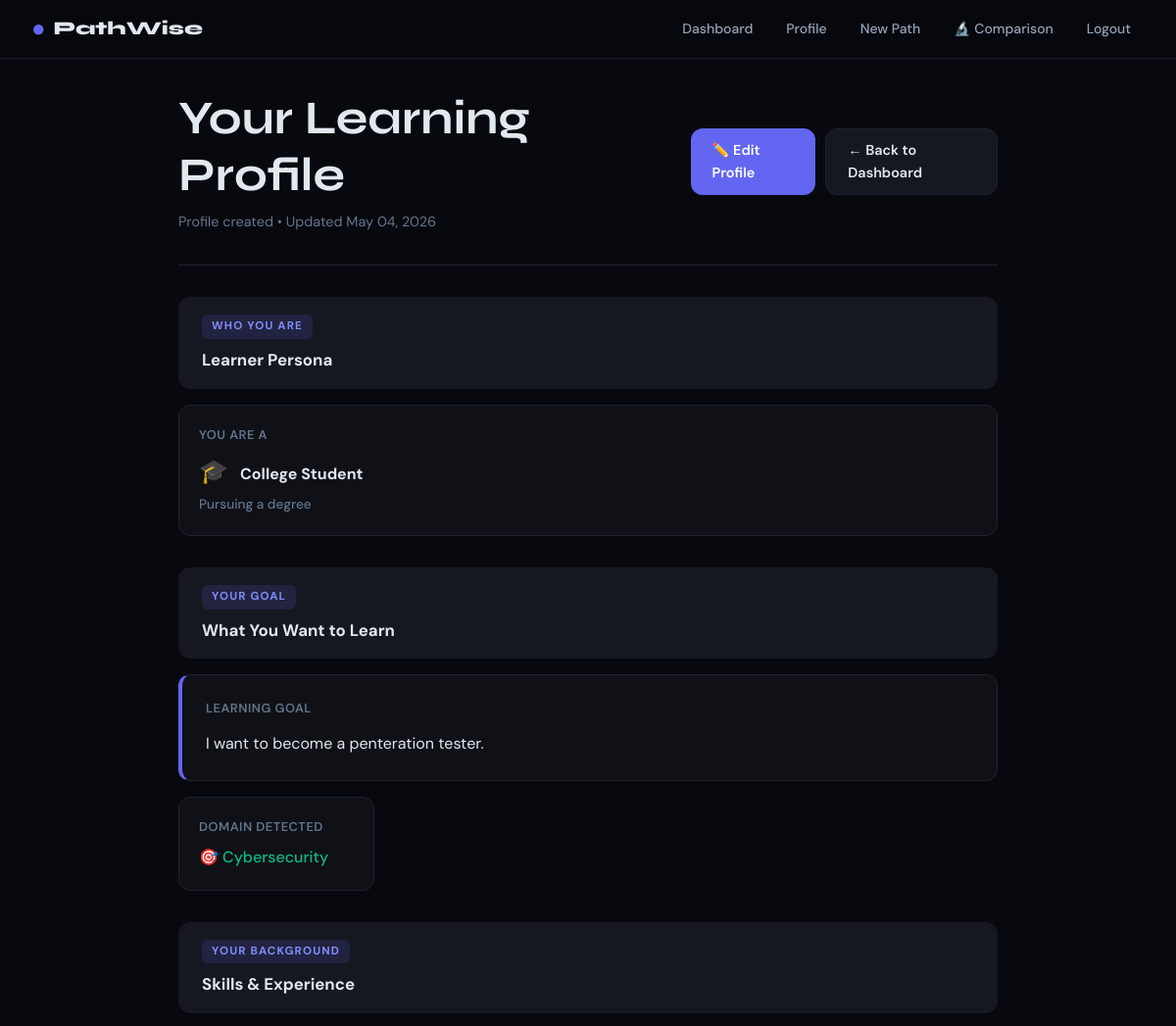
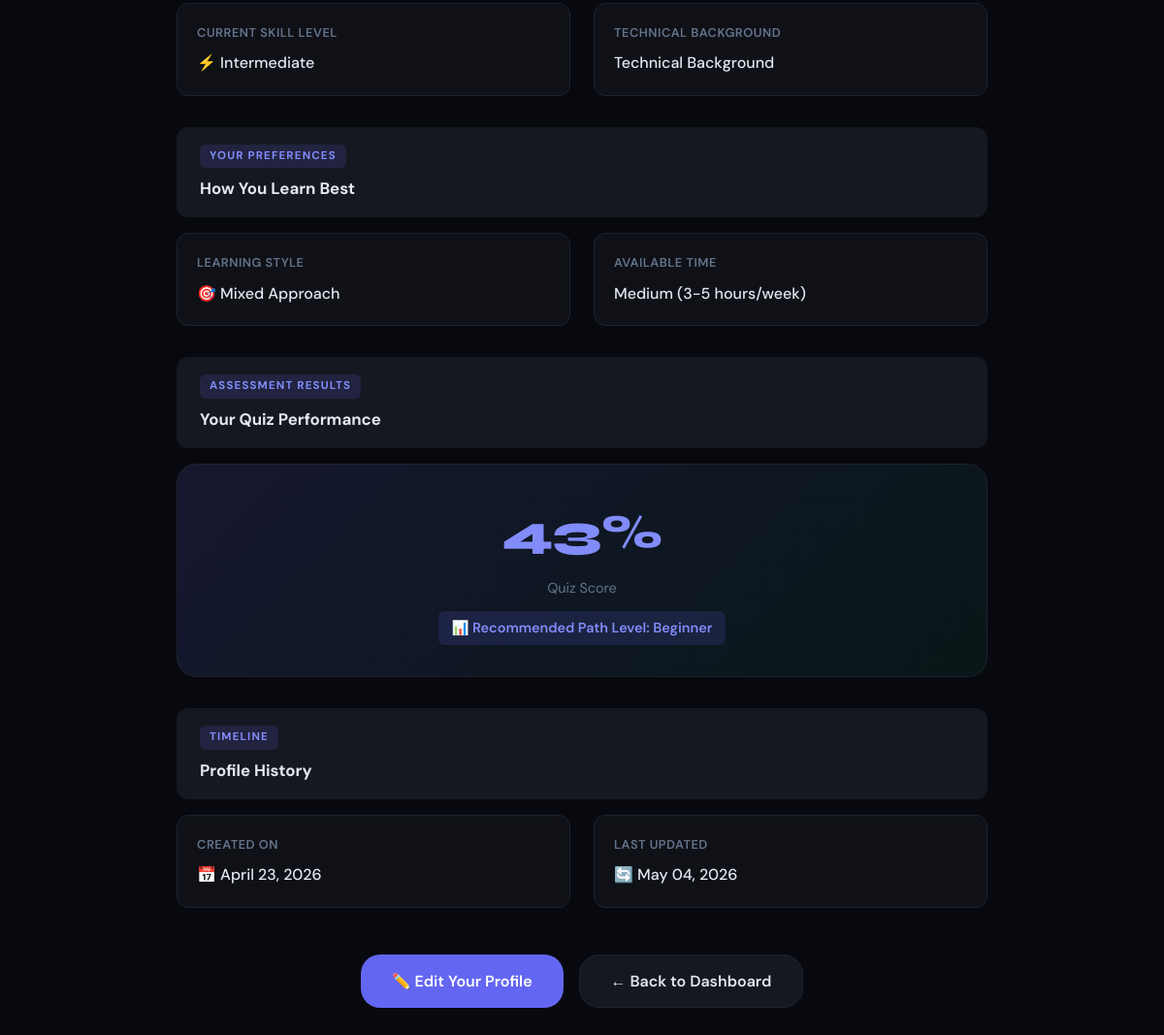
Page /profile/view (signed in) on the earlier database version (2 pictures, top to bottom).
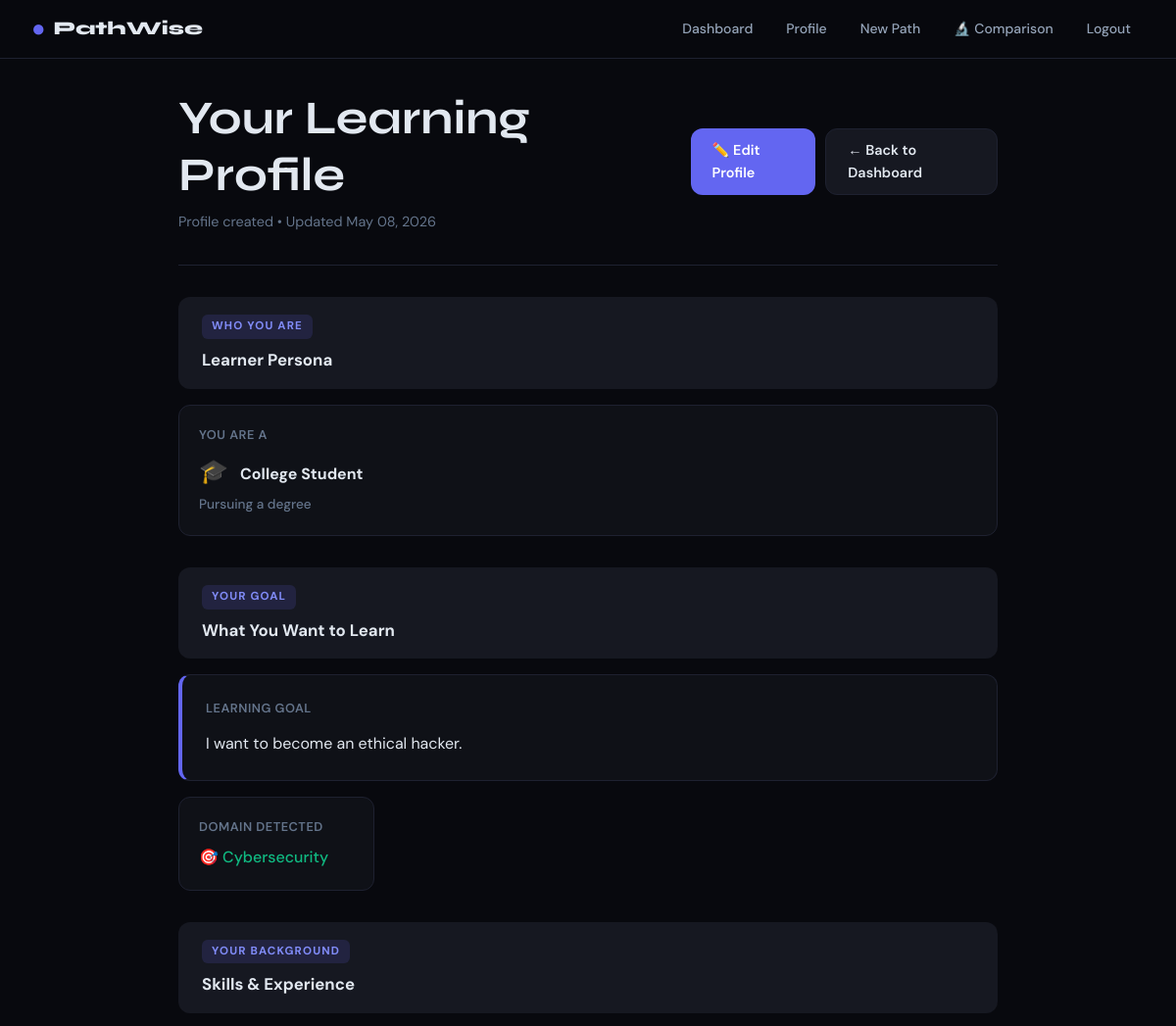
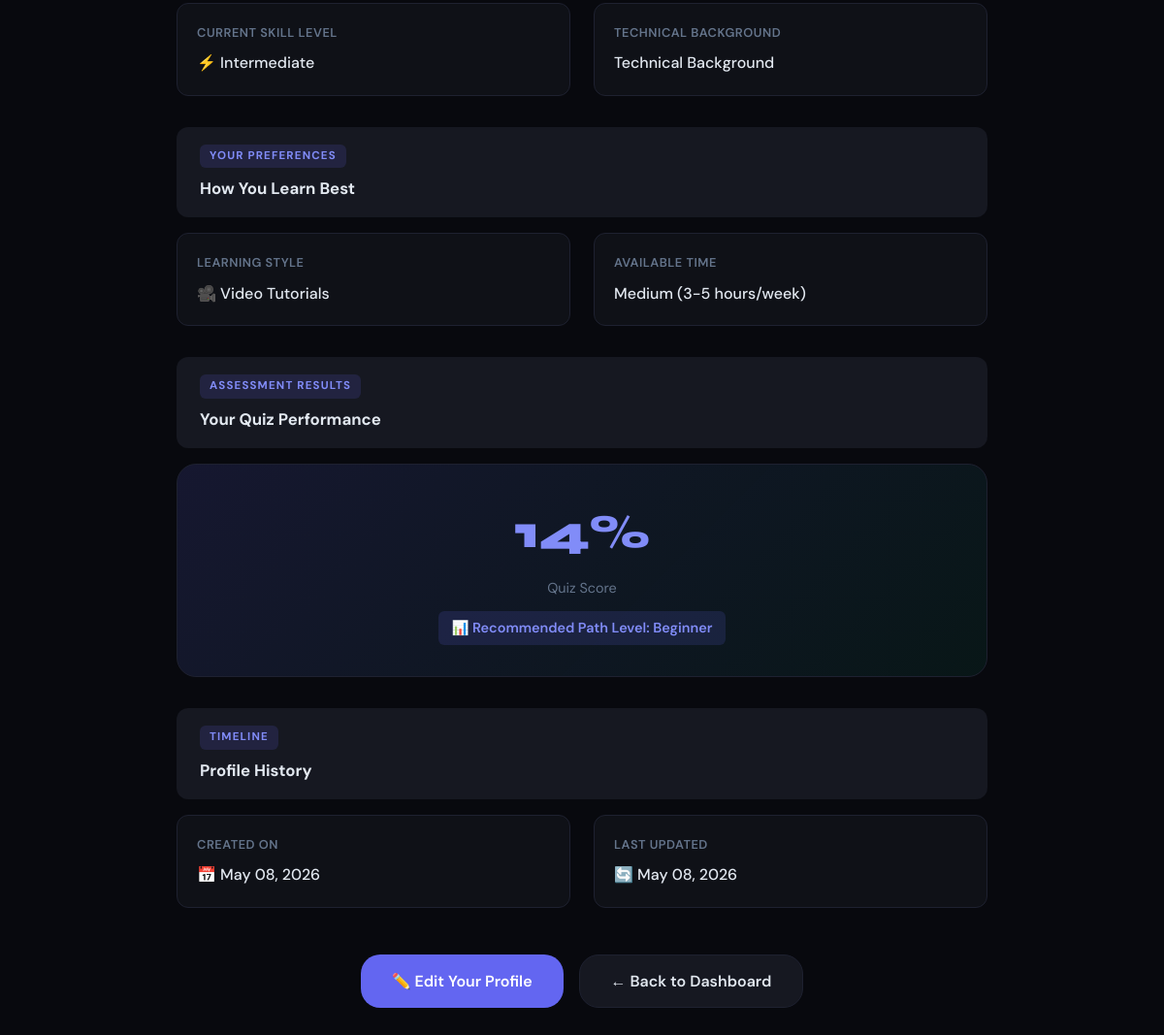
Same page on the later database version (2 pictures, top to bottom).
### models/profile.py (models this page shows, shortened)
class LearnerProfile(db.Model):
    __tablename__ = 'learner_profiles'
    id              = db.Column(db.Integer, primary_key=True)
    user_id         = db.Column(db.Integer, db.ForeignKey('users.id'), nullable=False, unique=True)
    persona         = db.Column(db.String(50),  nullable=False)   # college_student, professional, job_seeker, explorer
    learning_goal   = db.Column(db.Text,         nullable=False)   # Free-text goal
    goal_domain     = db.Column(db.String(100),  nullable=True)    # Classified domain (e.g., cybersecurity)
    skill_level     = db.Column(db.String(30),   nullable=False)   # beginner, intermediate, expert
    background      = db.Column(db.String(30),   nullable=False)   # tech, non_tech
    memory_capacity = db.Column(db.String(20),   nullable=False)   # short, medium, long
    learning_style  = db.Column(db.String(30),   nullable=False)   # theory, video, labs, project, mixed
    goal_embedding_json = db.Column(db.Text, nullable=True)        # BERT embedding stored as JSON
    quiz_score          = db.Column(db.Float, nullable=True)       # 0–100 score from quiz
    prior_knowledge     = db.Column(db.String(20), nullable=True)  # beginner/intermediate (from quiz)
    created_at = db.Column(db.DateTime, default=datetime.utcnow)
    updated_at = db.Column(db.DateTime, default=datetime.utcnow, onupdate=datetime.utcnow)
    SKILL_ORDINAL   = {'beginner': 0, 'intermediate': 1, 'expert': 2}
    MEMORY_ORDINAL  = {'short': 0, 'medium': 1, 'long': 2}
    STYLE_ORDINAL   = {'theory': 0, 'video': 1, 'labs': 2, 'project': 3, 'mixed': 4}
    PERSONA_ORDINAL = {'explorer': 0, 'college_student': 1, 'job_seeker': 2, 'professional': 3}
    def is_complete(self) -> bool:
        return self.quiz_score is not None and self.prior_knowledge is not None

### routes/profile.py (the view)
@profile_bp.route('/view', methods=['GET'])
@login_required
def view_profile():
    profile = current_user.profile
    if not profile:
        flash('Please complete your profile first.', 'warning')
        return redirect(url_for('profile.create_profile'))
    if not profile.is_complete():
        flash('Please complete the quiz to finalize your profile.', 'info')
        return redirect(url_for('profile.quiz'))
    persona_display = {
        'college_student': ('🎓', 'College Student', 'Pursuing a degree'),
        'professional': ('💼', 'Professional', 'Working in a field'),
        'job_seeker': ('🔍', 'Job Seeker', 'Seeking employment'),
        'explorer': ('🌎', 'Explorer', 'Learning for fun'),
    }
    skill_display = {
        'beginner': '🌱 Beginner',
        'intermediate': '⚡ Intermediate',
        'expert': '🔥 Expert',
    }
    background_display = {
        'tech': 'Technical Background',
        'non_tech': 'Non-Technical Background',
    }
    memory_display = {
        'short': 'Short (1-2 hours/week)',
        'medium': 'Medium (3-5 hours/week)',
        'long': 'Long (6+ hours/week)',
    }
    style_display = {
        'theory': '📚 Theory & Concepts',
        'video': '🎥 Video Tutorials',
        'labs': '🧪 Hands-on Labs',
        'project': '🚀 Project-Based',
        'mixed': '🎯 Mixed Approach',
    }
    profile_data = {
        'persona': persona_display.get(profile.persona, (profile.persona, profile.persona, '')),
        'learning_goal': profile.learning_goal,
        'goal_domain': profile.goal_domain.replace('_', ' ').title() if profile.goal_domain else 'General',
        'skill_level': skill_display.get(profile.skill_level, profile.skill_level),
        'background': background_display.get(profile.background, profile.background),
        'memory_capacity': memory_display.get(profile.memory_capacity, profile.memory_capacity),
        'learning_style': style_display.get(profile.learning_style, profile.learning_style),
        'quiz_score': f"{profile.quiz_score:.0f}%",
        'path_level': profile.prior_knowledge.title() if profile.prior_knowledge else 'Unknown',
        'created_at': profile.created_at.strftime('%B %d, %Y') if profile.created_at else 'Unknown',
        'updated_at': profile.updated_at.strftime('%B %d, %Y') if profile.updated_at else 'Unknown',
    }
    return render_template('profile/view.html', profile=profile_data, profile_obj=profile)

### templates/profile/view.html (shortened to what this page needs)
{% extends "base.html" %}
{% block content %}
<div class="profile-view-wrap">
  <div class="profile-header">
    <div class="profile-title">
      <h1>Your Learning Profile</h1>
      <div class="meta">Profile created • Updated {{ profile.updated_at }}</div>
    </div>
    <div class="profile-actions">
      <a href="{{ url_for('profile.edit_profile') }}" class="btn btn-primary">
        ✏️ Edit Profile
      </a>
      <a href="{{ url_for('dashboard.home') }}" class="btn btn-secondary">
        ← Back to Dashboard
      </a>
    </div>
  </div>
  <div class="profile-section">
    <div class="section-header">
      <div class="section-tag">Who You Are</div>
      <div class="section-title">Learner Persona</div>
    </div>
    <div class="profile-grid full">
      <div class="profile-item">
        <div class="profile-item-label">You are a</div>
        <div class="profile-item-value">
          <span class="profile-item-icon">{{ profile.persona[0] }}</span>
          <strong>{{ profile.persona[1] }}</strong>
          <div style="font-size: 0.85rem; color: var(--text-muted); margin-top: 0.25rem;">
            {{ profile.persona[2] }}
          </div>
        </div>
      </div>
    </div>
  </div>
  <div class="profile-section">
    <div class="section-header">
      <div class="section-tag">Your Goal</div>
      <div class="section-title">What You Want to Learn</div>
    </div>
    <div class="goal-box">
      <div class="label">Learning Goal</div>
      <div class="text">{{ profile.learning_goal }}</div>
    </div>
    <div style="margin-top: 1rem;">
      <div class="profile-item" style="display: inline-block; min-width: 200px;">
        <div class="profile-item-label">Domain Detected</div>
        <div class="profile-item-value" style="color: var(--success);">
          🎯 {{ profile.goal_domain }}
        </div>
      </div>
    </div>
  </div>
  <div class="profile-section">
    <div class="section-header">
      <div class="section-tag">Your Background</div>
      <div class="section-title">Skills & Experience</div>
    </div>
    <div class="profile-grid">
      <div class="profile-item">
        <div class="profile-item-label">Current Skill Level</div>
        <div class="profile-item-value">{{ profile.skill_level }}</div>
      </div>
      <div class="profile-item">
        <div class="profile-item-label">Technical Background</div>
        <div class="profile-item-value">{{ profile.background }}</div>
      </div>
    </div>
  </div>
  <div class="profile-section">
    <div class="section-header">
      <div class="section-tag">Your Preferences</div>
      <div class="section-title">How You Learn Best</div>
    </div>
    <div class="profile-grid">
      <div class="profile-item">
        <div class="profile-item-label">Learning Style</div>
        <div class="profile-item-value">{{ profile.learning_style }}</div>
      </div>
      <div class="profile-item">
        <div class="profile-item-label">Available Time</div>
        <div class="profile-item-value">{{ profile.memory_capacity }}</div>
      </div>
    </div>
  </div>
  <div class="profile-section">
    <div class="section-header">
      <div class="section-tag">Assessment Results</div>
      <div class="section-title">Your Quiz Performance</div>
    </div>
    <div class="quiz-score-card">
      <div class="score">{{ profile.quiz_score }}</div>
      <div class="label">Quiz Score</div>
      <div class="path-level">📊 Recommended Path Level: {{ profile.path_level }}</div>
    </div>
  </div>
  <div class="profile-section">
    <div class="section-header">
      <div class="section-tag">Timeline</div>
      <div class="section-title">Profile History</div>
    </div>
    <div class="profile-grid">
      <div class="profile-item">
        <div class="profile-item-label">Created On</div>
        <div class="profile-item-value">📅 {{ profile.created_at }}</div>
      </div>
      <div class="profile-item">
        <div class="profile-item-label">Last Updated</div>
        <div class="profile-item-value">🔄 {{ profile.updated_at }}</div>
      </div>
    </div>
  </div>
  <div style="margin-top: 3rem; display: flex; gap: 1rem; justify-content: center;">
    <a href="{{ url_for('profile.edit_profile') }}" class="btn btn-primary btn-lg">
      ✏️ Edit Your Profile
    </a>
    <a href="{{ url_for('dashboard.home') }}" class="btn btn-secondary btn-lg">
      ← Back to Dashboard
    </a>
  </div>
</div>
{% endblock %}

### templates/base.html (shortened to what this page needs)
<!DOCTYPE html>
<html lang="en">
<head>
</head>
<body>
<nav class="nav">
  <a href="{{ url_for('dashboard.index') }}" class="nav-brand">
    <span class="dot">●</span> PathWise
  </a>
  {% if current_user.is_authenticated %}
  <div class="nav-links">
    <a href="{{ url_for('dashboard.home') }}" class="nav-link {% if request.endpoint == 'dashboard.home' %}active{% endif %}">Dashboard</a>
    <a href="{{ url_for('profile.create_profile') }}" class="nav-link {% if request.endpoint == 'profile.create_profile' %}active{% endif %}">Profile</a>
    {% if current_user.profile and current_user.profile.quiz_score is not none %}
    <a href="{{ url_for('learning_path.generate') }}" class="nav-link">New Path</a>
    {% endif %}
    <a href="{{ url_for('comparison.index') }}" class="nav-link {% if 'comparison' in request.endpoint %}active{% endif %}" style="display:flex;align-items:center;gap:4px;">
      <span style="font-size:.85rem;">🔬</span> Comparison
    </a>
    <a href="{{ url_for('auth.logout') }}" class="nav-link">Logout</a>
  </div>
  {% else %}
  <div class="nav-links">
    <a href="{{ url_for('auth.login') }}" class="nav-link">Login</a>
    <a href="{{ url_for('auth.signup') }}" class="btn-nav">Get Started</a>
  </div>
  {% endif %}
</nav>
{% block content %}{% endblock %}
</body>
</html>

### templates/base.html (style rules this page uses)
:root { --bg: #08090E; --surface: #0F1117; --surface2: #161821; --border: #1E2130; --accent: #6366F1; --accent2: #818CF8; --accent-glow: rgba(99,102,241,0.15); --success: #10B981; --warning: #F59E0B; --error: #EF4444; --text: #E2E8F0; --text-muted:#64748B; --text-dim: #94A3B8; --radius: 12px; --radius-lg: 20px; --font-head: 'Syne', sans-serif; --font-body: 'DM Sans', sans-serif; --transition: 0.2s cubic-bezier(0.4,0,0.2,1); }
*, *::before, *::after { box-sizing: border-box; margin: 0; padding: 0; }
html { scroll-behavior: smooth; }
body { background: var(--bg); color: var(--text); font-family: var(--font-body); font-size: 15px; line-height: 1.6; min-height: 100vh; }
h1,h2,h3,h4,h5 { font-family: var(--font-head); font-weight: 700; line-height: 1.2; }
h1 { font-size: clamp(2rem, 4vw, 3rem); }
a { color: var(--accent2); text-decoration: none; transition: color var(--transition); }
.nav { position: sticky; top: 0; z-index: 100; background: rgba(8,9,14,0.90); backdrop-filter: blur(20px); border-bottom: 1px solid var(--border); padding: 0 2rem; height: 60px; display: flex; align-items: center; justify-content: space-between; }
.nav-brand { font-family: var(--font-head); font-size: 1.2rem; font-weight: 800; color: var(--text); display: flex; align-items: center; gap: 8px; }
.nav-brand .dot { color: var(--accent); font-size: 1.5rem; line-height: 0; }
.nav-links { display: flex; align-items: center; gap: 6px; }
.nav-link { padding: 6px 14px; border-radius: 8px; font-size: 0.875rem; font-weight: 500; color: var(--text-dim); transition: all var(--transition); }
.btn { display: inline-flex; align-items: center; justify-content: center; gap: 8px; padding: 10px 22px; border-radius: var(--radius); font-family: var(--font-body); font-size: 0.9rem; font-weight: 600; cursor: pointer; border: none; transition: all var(--transition); text-decoration: none; }
.btn-primary { background: var(--accent); color: #fff; }
.btn-secondary { background: var(--surface2); color: var(--text); border: 1px solid var(--border); }
.btn-lg { padding: 14px 32px; font-size: 1rem; border-radius: var(--radius-lg); }

Differences in the rows shown:
changed LearnerProfile "Cybersecurity": learning_goal "I want to become a penteration tester." → "I want to become an ethical hacker."; updated_at "May 04, 2026" → (not shown)
Other differences:
{{ profile.updated_at }}: (not shown) → "May 08, 2026"
{{ profile.learning_style }}: "🎯 Mixed Approach" → "🎥 Video Tutorials"
{{ profile.quiz_score }}: "43%" → "14%"
{{ profile.created_at }}: "April 23, 2026" → "May 08, 2026"
